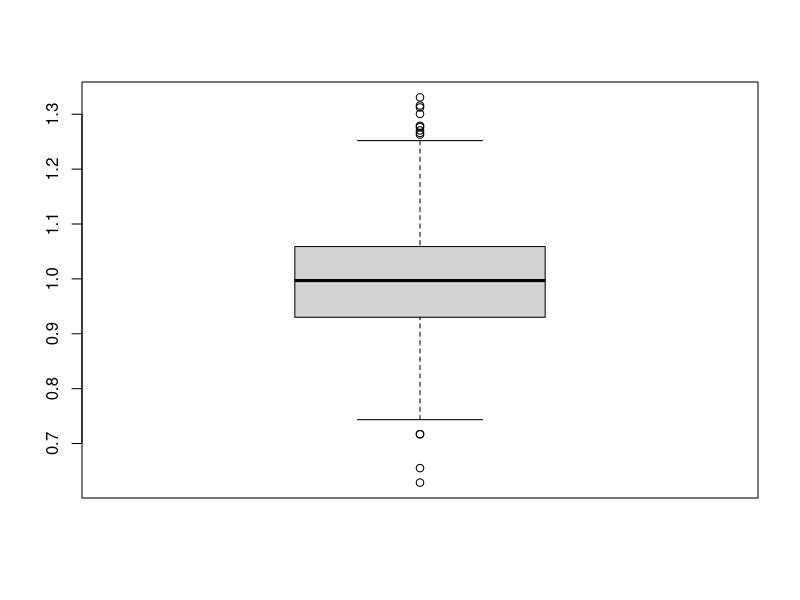
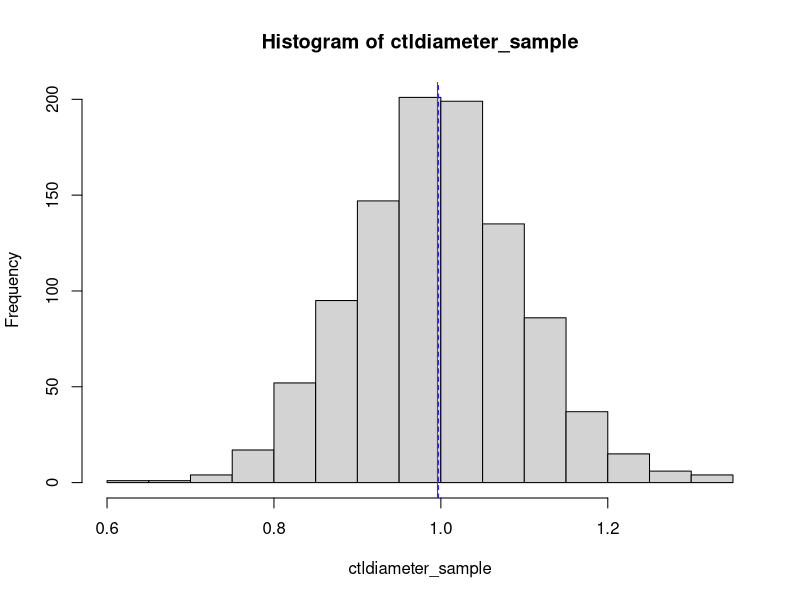
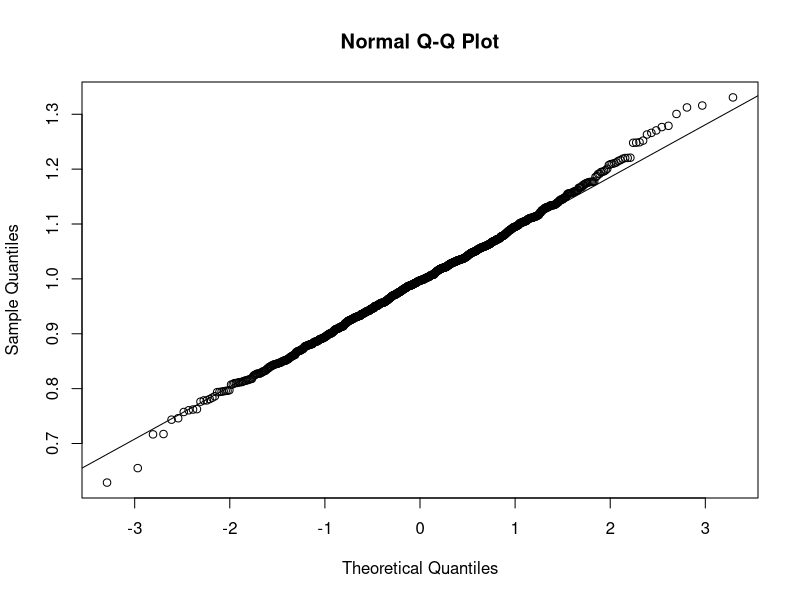

R code for these plots, in order:
## ---- chunk 1
knitr::opts_chunk$set(echo = TRUE, error = TRUE)
library(ggplot2)
library(gmodels)
# remove "error = TRUE" to make knitr halt on errors
# (do this when you are ready to check if your code will knit without errors)
## ---- chunk 2
# set a seed
set.seed(9-28-2021)
# sample
n = 1000
ctldiameter_sample <- rnorm(n, mean = 1, sd = 0.1)
# mean and sd
mean(ctldiameter_sample)
sd(ctldiameter_sample)
# IQR and boxplot
summary(ctldiameter_sample)

boxplot(ctldiameter_sample)
## ---- chunk 3
# Option 1: SEM and CI by hand

# Option 2: using gmodels package
ci(ctldiameter_sample)[4] #SEM
ci(ctldiameter_sample)[2] #lower limit
ci(ctldiameter_sample)[3] #upper limit
# Explanation
# The confidence interval is computed by calculating 1.96 standard deviations away from the mean in both directions. It is saying that the true value of the population parameter mean is within these limits. The 95% means that 1 out of 20 CIs will contain the true value of the population parameter.
# The SEM is computed but calculating the standard deviation divided by the square root of the sample size. It is a measure for how variable the mean will be from sample to sample. It is a measure of precision.
## ---- chunk 4
# histograms

# Option 1: base R
hist(ctldiameter_sample)
abline(v = mean(ctldiameter_sample), col = "red")
abline(v = median(ctldiameter_sample), col = "blue", lty = 2)

#  Option 2: ggplot

# qqplot
qqnorm(ctldiameter_sample)
qqline(ctldiameter_sample)
## ---- chunk 5
pnorm(1.07, mean = 1, sd = 0.1) - pnorm(0.93, mean = 1, sd = 0.1)
# 0.516
## ---- chunk 6
pnorm(1.01, mean = 1, sd = 0.1, lower.tail = FALSE)
pnorm(1-0.01, mean = 1, sd = 0.1)
# 0.460 is above or below 1 standard deviation (double this number is you want how much fall outside 1 standard deviation in both directions)

pnorm(1.1, mean = 1, sd = 0.1) - pnorm(0.9, mean = 1, sd = 0.1)
# 68.27% of the data fall within one standard deviation of the mean
## ---- chunk 7
qnorm(0.1, mean = 1, sd = 0.1)
qnorm(0.9, mean = 1, sd = 0.1)

# 10% = 0.87cm
# 90% = 1.13 cm
## ---- chunk 8
# probabilities
p.hpv = 0.18
p.chl = 0.02
p.hpv.chl = 0.03

# total probabilities
p.hpv.tot = p.hpv + p.hpv.chl
p.chl.tot = p.chl+ p.hpv.chl

p.hpv.tot
p.chl.tot
## ---- chunk 9
# set operations
# P(Chl+ | HPV+) = P(Chl+ and HPV+) / P(HPV+)

# conditional probability
p.chl.given.hpv = p.hpv.chl/p.hpv.tot
p.chl.given.hpv
## ---- chunk 10
# set operations
# P(HPV+ | Chl+) = P(HPV+ and Chl+) / P(Chl+)

# conditional probability
p.hpv.given.chl = p.hpv.chl/p.chl.tot
p.hpv.given.chl
## ---- chunk 11
# P(HPV+) + P(Chl+) - P(HPV+ and Chl+)
p.hpv.tot + p.chl.tot - p.hpv.chl
## ---- chunk 12
# No, multiplying the total individual probabilities together doesn't equal the probability of both. So infection of one is likely linked to infection of the other. (probability of both is higher than if we assume independence)
p.chl.tot * p.hpv.tot
p.hpv.chl
## ---- chunk 13
# Allele frequencies
A1 = 0.82
A2 = 0.06
A3 = 0.05
A4 = 0.04
A5 = 0.03

# Probability of either A2 or A5 = P(A2) + P(A5)
A2 + A5
## ---- chunk 14
# P(A3) * P(A3)
A3 * A3
## ---- chunk 15
# 1 - P(A3)*P(A3)
1 - (A3 * A3)
## ---- chunk 16
# P(A1) * P(A4)
2*(A1*A4) #A1A4 or A4A1
## ---- chunk 17
# prob of carrying two A1 alleles: P(A1) * P(A1)
A1A1 <- A1*A1
A1A1
# prob of NOT having two A1 alleles: 1 - P(A1 and A1)
notA1A1 <- 1 - A1A1
notA1A1
# P(2 individuals are NOT A1,A1): P(not A1 and A1)*P(not A1 and A1)
notA1A1*notA1A1
## ---- chunk 18
# prob of an allele being A3 or A4: P(A3) + P(A4)
A3A4 <- A3 + A4
A3A4
# prob of an allele not being A3 or A4: 1 - P(A3 or A4)
notA3A4 <- 1 - A3A4
notA3A4
# P(neither of 2 alleles is A3 or A4): P(not A3 or A4) * P(not A3 or A4)
noA3orA4 <- notA3A4 * notA3A4
noA3orA4
# P(3 people have no A3 or A4 alleles): P(neither alleles) * P(neither alleles)
noA3orA4 * noA3orA4 * noA3orA4
## ---- chunk 19
Pr=list()
Pr$a=0.95
Pr$A=0.05
Pr$aa = Pr$a * Pr$a
Pr$aa
## ---- chunk 20
Pr$aa_aa = Pr$aa * Pr$aa
Pr$aa_aa
## ---- chunk 21
# first calculate probability that one individual is heterozygous
Pr$Aa = 2*(Pr$A * Pr$a) #Aa or aA
Pr$Aa

# probability that both parents are heterozygous
Pr$Aa_Aa = Pr$Aa * Pr$Aa
Pr$Aa_Aa        
## ---- chunk 22
# conditional probability that Aa x Aa -> aa: P(aa | PrAaAa) = P(aa and AaAa)/P(AaAa)
Pr$Caa.FAa_MAa = 0.25
Pr$Caa.FAa_MAa
## ---- chunk 23
# probabilities of each allele combination in the parents
Pr$AA =  Pr$A * Pr$A
Pr$Aa =  Pr$A * Pr$a
Pr$aA =  Pr$a * Pr$A
Pr$aa =  Pr$a * Pr$a

Pr$AA
Pr$Aa
Pr$aA
Pr$aa
## ---- chunk 24
# priors for each combination of parental alleles
Pr$Faa_Maa = Pr$aa * Pr$aa
Pr$FAa_Maa = Pr$Aa * Pr$aa + Pr$aA * Pr$aa
Pr$FAA_Maa = Pr$AA * Pr$aa
Pr$Faa_MAa = Pr$aa * Pr$Aa + Pr$aa * Pr$aA
Pr$FAa_MAa = Pr$Aa * Pr$Aa + Pr$aA * Pr$Aa + Pr$Aa * Pr$aA + Pr$aA * Pr$aA
Pr$FAA_MAa = Pr$AA * Pr$Aa + Pr$AA * Pr$aA
Pr$Faa_MAA = Pr$aa * Pr$AA
Pr$FAa_MAA = Pr$Aa * Pr$AA + Pr$aA * Pr$AA
Pr$FAA_MAA = Pr$AA * Pr$AA

Pr$Faa_Maa
Pr$FAa_Maa
Pr$FAA_Maa
Pr$Faa_MAa
Pr$FAa_MAa
Pr$FAA_MAa
Pr$Faa_MAA
Pr$FAa_MAA
Pr$FAA_MAA
## ---- chunk 25
# individual likelihoods (think Punnett square)
Pr$Caa.Faa_Maa = 1
Pr$Caa.FAa_Maa = 0.5
Pr$Caa.FAA_Maa = 0
Pr$Caa.Faa_MAa = 0.5
Pr$Caa.FAa_MAa = 0.25
Pr$Caa.FAA_MAa = 0
Pr$Caa.Faa_MAA = 0
Pr$Caa.FAa_MAA = 0
Pr$Caa.FAA_MAA = 0
## ---- chunk 26
# total probability P(C_Aa)
Pr$Caa = Pr$Caa.Faa_Maa * Pr$Faa_Maa +  # first line filled in for you ... add the rest below
         Pr$Caa.FAa_Maa * Pr$FAa_Maa +
  Pr$Caa.FAA_Maa * Pr$FAA_Maa +
  Pr$Caa.Faa_MAa * Pr$Faa_MAa +
  Pr$Caa.FAa_MAa * Pr$FAa_MAa +
  Pr$Caa.FAA_MAa * Pr$FAA_MAa +
  Pr$Caa.Faa_MAA * Pr$Faa_MAA +
  Pr$Caa.FAa_MAA * Pr$FAa_MAA +
  Pr$Caa.FAA_MAA * Pr$FAA_MAA 

Pr$Caa
## ---- chunk 27
# Posterior probability of P(F_Aa, M_Aa | C_Aa):
Pr$FAa_MAa.Caa = (Pr$Caa.FAa_MAa * Pr$FAa_MAa)/Pr$Caa
Pr$FAa_MAa.Caa
## ---- chunk 28
Pr$Faa_Maa.Caa = (Pr$Caa.Faa_Maa * Pr$Faa_Maa)/Pr$Caa
Pr$Faa_Maa.Caa
